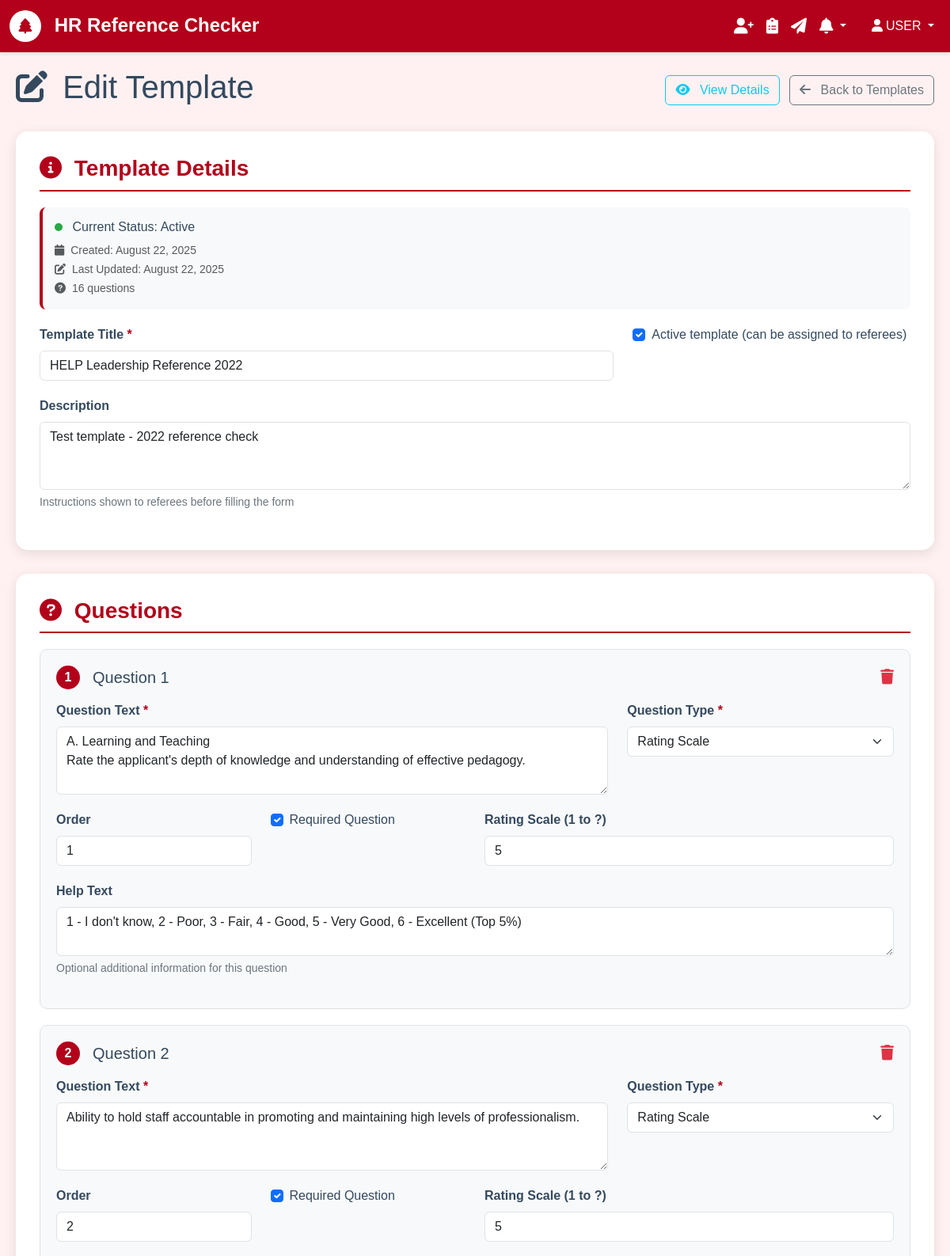
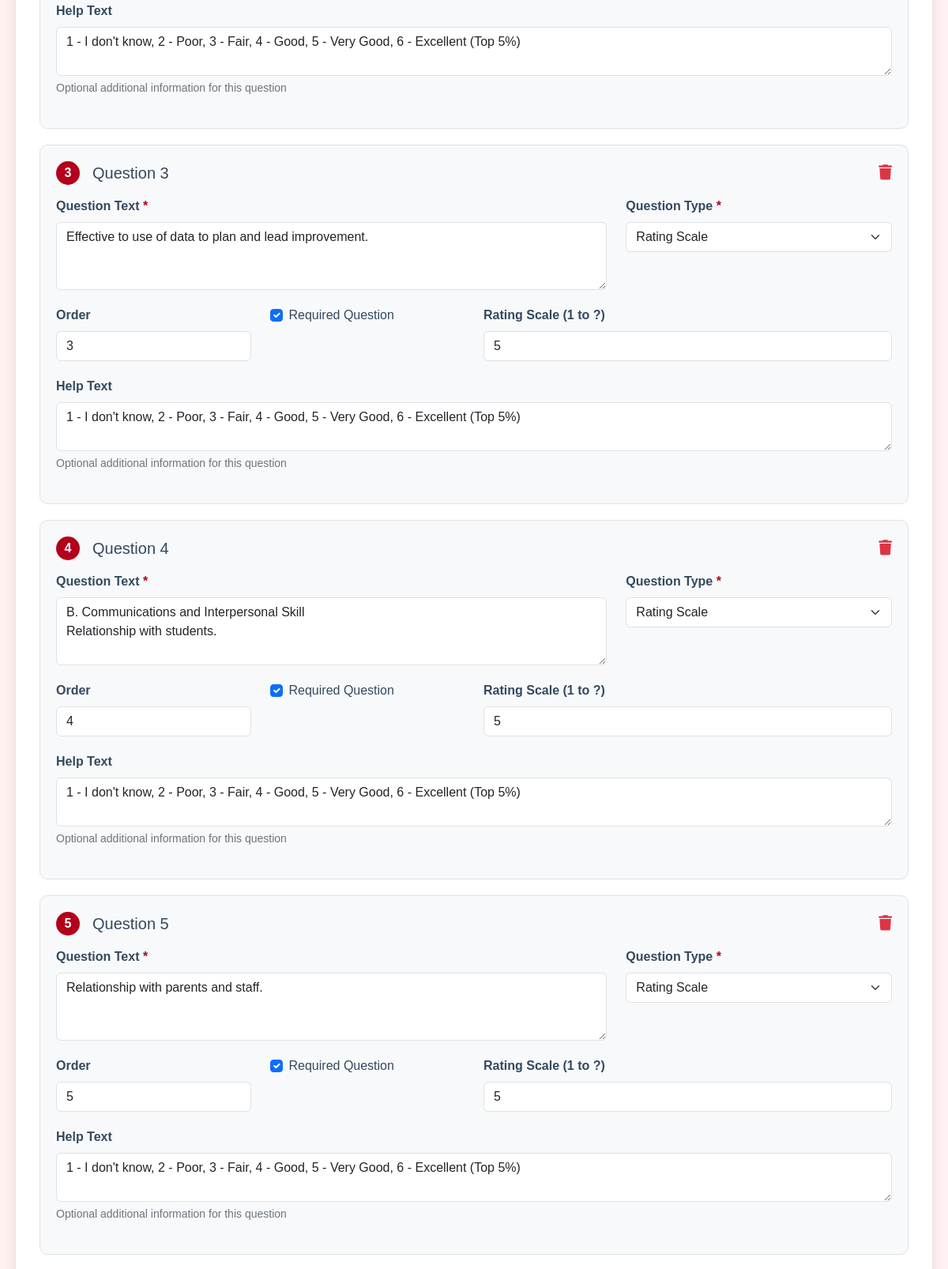
The app's page /templates/20/edit/ (signed in, upper part) with its own data (2 pictures, top to bottom).
### authentication/models.py (models this page shows, shortened)
class User(AbstractUser):
    email = models.EmailField(unique=True)
    is_active = models.BooleanField(default=True)
    created_at = models.DateTimeField(auto_now_add=True)
    USERNAME_FIELD = 'email'
    REQUIRED_FIELDS = ['username']
    class Meta:
        db_table = 'auth_user'
        verbose_name = 'User'
        verbose_name_plural = 'Users'

### form_templates/models.py (models this page shows, shortened)
class Template(models.Model):
    title = models.CharField(max_length=255, validators=[MinLengthValidator(3)])
    description = models.TextField(blank=True, help_text="Brief description of this template")
    instructions = models.TextField(
        blank=True,
        help_text="Instructions shown to referees before filling the form"
    )
    created_by = models.ForeignKey(settings.AUTH_USER_MODEL, on_delete=models.CASCADE)
    is_active = models.BooleanField(default=True)
    created_at = models.DateTimeField(auto_now_add=True)
    updated_at = models.DateTimeField(auto_now=True)
    class Meta:
        ordering = ['-created_at']
        verbose_name = 'Form Template'
        verbose_name_plural = 'Form Templates'
    def get_questions_count(self):
        return self.questions.count()
    def get_assigned_forms_count(self):
        return self.form_set.count()

### form_templates/views.py (the view, shortened to what this page needs)
# urls.py: path('<int:pk>/edit/', views.TemplateUpdateView.as_view(), name='edit'),
class TemplateUpdateView(LoginRequiredMixin, UpdateView):
    model = Template
    form_class = TemplateForm
    template_name = 'formTemplates/edit.html'  # Match your app folder pattern
    def get_context_data(self, **kwargs):
        context = super().get_context_data(**kwargs)
        if self.request.POST:
            context['question_formset'] = QuestionFormSet(self.request.POST, instance=self.object)
        else:
            context['question_formset'] = QuestionFormSet(instance=self.object)
        return context

### form_templates/forms.py (shortened to what this page needs)
class TemplateForm(forms.ModelForm):
    class Meta:
        model = Template
        fields = ['title', 'description', 'instructions', 'is_active']
        widgets = {
            'title': forms.TextInput(attrs={
                'class': 'form-control',
                'placeholder': 'Enter template title'
            }),
            'description': forms.Textarea(attrs={
                'class': 'form-control',
                'rows': 3,
                'placeholder': 'Brief description of this template'
            }),
            'instructions': forms.Textarea(attrs={
                'class': 'form-control',
                'rows': 4,
                'placeholder': 'Instructions shown to referees before filling the form'
            }),
            'is_active': forms.CheckboxInput(attrs={
                'class': 'form-check-input'
            }),
        }
    def __init__(self, *args, **kwargs):
        super().__init__(*args, **kwargs)
        if not self.instance.pk:
            self.fields['is_active'].initial = True

### core/models.py (called while the page is built)
    @classmethod
    def get_unread_count(cls, user):
        return cls.objects.filter(user=user, is_read=False, is_dismissed=False).count()

    @classmethod
    def get_recent_notifications(cls, user, limit=10):
        return cls.objects.filter(user=user, is_dismissed=False).order_by('-created_at')[:limit]

### form_templates/models.py (called while the page is built)
    def get_choices_as_text(self):
        if isinstance(self.choices, list):
            return '\n'.join(self.choices)
        return ''

### templates/formTemplates/edit.html (shortened to what this page needs)
{% extends 'base.html' %}
{% block content %}
<div class="template-edit-container">
    <div class="d-flex justify-content-between align-items-center mb-4">
        <h1>
            <i class="fas fa-edit me-2"></i>
            Edit Template
        </h1>
        <div>
            <a href="{% url 'form_templates:detail' object.pk %}" class="btn btn-outline-info me-2">
                <i class="fas fa-eye me-2"></i>
                View Details
            </a>
            <a href="{% url 'form_templates:list' %}" class="btn btn-outline-secondary">
                <i class="fas fa-arrow-left me-2"></i>
                Back to Templates
            </a>
        </div>
    </div>
    <form method="post" id="templateForm">
        <div class="form-section">
            <h3 class="section-title">
                <i class="fas fa-info-circle me-2"></i>
                Template Details
            </h3>
            <div class="template-info">
                <h6 class="mb-2">
                    <span class="status-indicator {% if object.is_active %}status-active{% else %}status-inactive{% endif %}"></span>
                    Current Status: {% if object.is_active %}Active{% else %}Inactive{% endif %}
                </h6>
                <small class="text-muted">
                    <i class="fas fa-calendar me-1"></i>
                    Created: {{ object.created_at|date:"F d, Y" }}
                    {% if object.updated_at != object.created_at %}
                        <br><i class="fas fa-edit me-1"></i>
                        Last Updated: {{ object.updated_at|date:"F d, Y" }}
                    {% endif %}
                    <br>
                    <i class="fas fa-question-circle me-1"></i>
                    {{ object.get_questions_count }} question{{ object.get_questions_count|pluralize }}
                </small>
            </div>
            <div class="row">
                <div class="col-md-8">
                    <div class="form-group">
                        <label for="{{ form.title.id_for_label }}" class="form-label">
                            Template Title <span class="required-field">*</span>
                        </label>
                        {{ form.title }}
                    </div>
                </div>
                <div class="col-md-4">
                    <div class="form-group">
                        <div class="form-check">
                            {{ form.is_active }}
                            <label class="form-check-label" for="{{ form.is_active.id_for_label }}">
                                Active template (can be assigned to referees)
                            </label>
                        </div>
                    </div>
                </div>
            </div>
            <div class="form-group">
                <label for="{{ form.description.id_for_label }}" class="form-label">
                    Description
                </label>
                {{ form.description }}
                <div class="help-text">Instructions shown to referees before filling the form</div>
            </div>
        </div>
        <div class="form-section">
            <h3 class="section-title">
                <i class="fas fa-question-circle me-2"></i>
                Questions
            </h3>
            <div id="question-formset">
                {% for form in question_formset %}
                    <div class="question-formset" data-form-index="{{ forloop.counter0 }}">
                        <div class="question-header">
                            <div class="d-flex align-items-center">
                                <div class="question-number me-3">{{ forloop.counter }}</div>
                                <h5 class="mb-0">Question {{ forloop.counter }}</h5>
                            </div>
                            <span class="delete-question" onclick="deleteQuestion(this)" title="Delete Question">
                                <i class="fas fa-trash"></i>
                            </span>
                        </div>
                        <div class="row">
                            <div class="col-md-8">
                                <div class="form-group">
                                    <label for="{{ form.question_text.id_for_label }}" class="form-label">
                                        Question Text <span class="required-field">*</span>
                                    </label>
                                    {{ form.question_text }}
                                </div>
                            </div>
                            <div class="col-md-4">
                                <div class="form-group">
                                    <label for="{{ form.question_type.id_for_label }}" class="form-label">
                                        Question Type <span class="required-field">*</span>
                                    </label>
                                    {{ form.question_type }}
                                </div>
                            </div>
                        </div>
                        <div class="row">
                            <div class="col-md-3">
                                <div class="form-group">
                                    <label for="{{ form.order.id_for_label }}" class="form-label">
                                        Order
                                    </label>
                                    {{ form.order }}
                                </div>
                            </div>
                            <div class="col-md-3">
                                <div class="form-group">
                                    <div class="form-check">
                                        {{ form.is_required }}
                                        <label class="form-check-label" for="{{ form.is_required.id_for_label }}">
                                            Required Question
                                        </label>
                                    </div>
                                </div>
                            </div>
                            <div class="col-md-6 rating-field">
                                <div class="form-group">
                                    <label for="{{ form.rating_scale.id_for_label }}" class="form-label">
                                        Rating Scale (1 to ?)
                                    </label>
                                    {{ form.rating_scale }}
                                </div>
                            </div>
                        </div>
                        <div class="form-group">
                            <label for="{{ form.help_text.id_for_label }}" class="form-label">
                                Help Text
                            </label>
                            {{ form.help_text }}
                            <div class="help-text">Optional additional information for this question</div>
                        </div>
                    </div>
                {% endfor %}
            </div>
        </div>
    </form>
</div>
{% endblock %}

### templates/base.html (shortened to what this page needs)
<!DOCTYPE html>
<html lang="en">
<head>
    <link href="https://cdn.jsdelivr.net/npm/bootstrap@5.3.0/dist/css/bootstrap.min.css" rel="stylesheet">
    <link href="https://cdnjs.cloudflare.com/ajax/libs/font-awesome/6.0.0/css/all.min.css" rel="stylesheet">
</head>
<body>
    <nav class="navbar navbar-expand-lg navbar-dark">
        <div class="container-fluid">
            <a class="navbar-brand" href="{% url 'core:home' %}">
                <span class="help-logo">
                    <i class="fas fa-tree"></i>
                </span>
                HR Reference Checker
            </a>
            <div class="collapse navbar-collapse" id="navbarNav">
                {% if user.is_authenticated %}
                    <ul class="navbar-nav me-3">
                        <li class="nav-item">
                            <a class="nav-link" href="{% url 'referees:list' %}" title="Manage Referees">
                                <i class="fas fa-user-plus fa-lg"></i>
                            </a>
                        </li>
                        <li class="nav-item">
                            <a class="nav-link" href="{% url 'form_templates:list' %}" title="Manage Templates">
                                <i class="fas fa-clipboard-list fa-lg"></i>
                            </a>
                        </li>
                        <li class="nav-item">
                            <a class="nav-link" href="{% url 'forms:list' %}" title="Assign Forms">
                                <i class="fas fa-paper-plane fa-lg"></i>
                            </a>
                        </li>
                        <li class="nav-item dropdown">
                            <a class="nav-link dropdown-toggle position-relative" href="#" title="Notifications" role="button" data-bs-toggle="dropdown" id="notificationDropdown">
                                <i class="fas fa-bell fa-lg"></i>
                            </a>
                        </li>
                    </ul>
                {% endif %}
                <ul class="navbar-nav">
                    {% if user.is_authenticated %}
                        <li class="nav-item dropdown">
                            <a class="nav-link dropdown-toggle" href="#" id="navbarDropdown" role="button" data-bs-toggle="dropdown">
                                <i class="fas fa-user me-1"></i>{{ user.first_name|upper|default:"USER" }}
                            </a>
                        </li>
                    {% else %}
                        <li class="nav-item">
                            <a class="nav-link" href="{% url 'authentication:login' %}">
                                <i class="fas fa-sign-in-alt me-1"></i>Login
                            </a>
                        </li>
                    {% endif %}
                </ul>
            </div>
        </div>
    </nav>
    <div class="main-content-area">
        {% block content %}{% endblock %}
    </div>
</body>
</html>

### templates/base.html (style rules this page uses)
:root { --help-red: #B3001B; --help-light-pink: #FFF1F1; --help-white: #FFFFFF; --help-light-gray: #FEFEFE; --help-gray: #DEE2E6; --help-dark-gray: #34495E; --help-green: #4CAF50; --help-blue: #35F33C; }
body { font-family: 'Pragati Narrow', Arial, sans-serif; background-color: var(--help-light-pink); color: var(--help-dark-gray); }
.navbar { background-color: var(--help-red) !important; box-shadow: 0 2px 4px rgba(0,0,0,0.1); }
.navbar-brand { font-weight: bold; color: var(--help-white) !important; font-size: 1.5rem; }
.nav-link { color: var(--help-white) !important; font-weight: 500; }
.help-logo { width: 40px; height: 40px; background-color: var(--help-white); border-radius: 50%; display: inline-flex; align-items: center; justify-content: center; margin-right: 10px; }
.help-logo i { color: var(--help-red); font-size: 1.2rem; }
.main-content-area { min-height: calc(100vh - 140px); }
.btn { transition: all 0.2s ease; }
.nav-link { transition: transform 0.2s ease; }

### templates/formTemplates/edit.html (style rules this page uses)
.template-edit-container { padding: 20px; max-width: 1200px; margin: 0 auto; }
.form-section { background: white; border-radius: 15px; padding: 30px; margin-bottom: 30px; box-shadow: 0 4px 15px rgba(0,0,0,0.1); }
.section-title { color: var(--help-red); font-weight: bold; margin-bottom: 20px; border-bottom: 2px solid var(--help-red); padding-bottom: 10px; }
.template-info { background-color: #f8f9fa; border-radius: 8px; padding: 15px; margin-bottom: 20px; border-left: 4px solid var(--help-red); }
.status-indicator { display: inline-block; width: 10px; height: 10px; border-radius: 50%; margin-right: 8px; }
.status-active { background-color: #28a745; }
.form-group { margin-bottom: 20px; }
.form-label { font-weight: 600; color: var(--help-dark-gray); margin-bottom: 8px; }
.required-field { color: var(--help-red); }
.question-formset { border: 1px solid #dee2e6; border-radius: 10px; padding: 20px; margin-bottom: 20px; background-color: #f8f9fa; }
.question-header { display: flex; justify-content: space-between; align-items: center; margin-bottom: 15px; }
.question-number { background-color: var(--help-red); color: white; width: 30px; height: 30px; border-radius: 50%; display: flex; align-items: center; justify-content: center; font-weight: bold; }
.delete-question { color: #dc3545; cursor: pointer; font-size: 1.2rem; }
.rating-field { display: none; }
.help-text { font-size: 0.875rem; color: #6c757d; margin-top: 5px; }

### records on screen
Template: created_at "August 22, 2025", updated_at "August 22, 2025", get_questions_count "16", title "HELP Leadership Reference 2022", is_active "☑", description "Test template - 2022 reference check"

### other values on screen
{{ user.first_name|upper|default:"USER" }} "USER"
